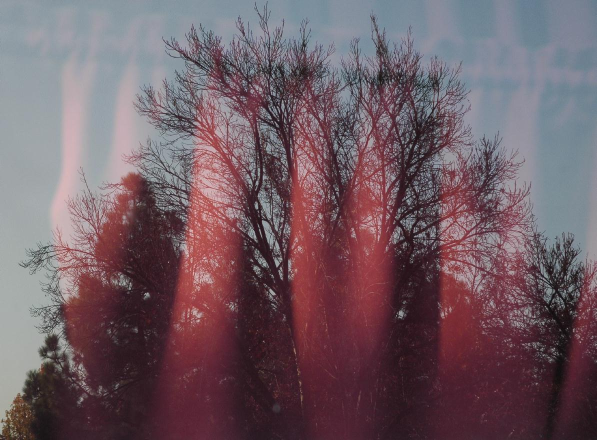
#> input picture figures/tree.jpg, 1193 x 880 px (shown at 1/2 size)
$ python main.py   (older library calls are emulated)
#> lines starting #> are read from the running program, lines starting #| are printed output that depends on the picture
#> further down, img is the input picture: shape (880, 1193, 3); mean B, G, R 100, 91.7, 112.1
### scripts/reflectSuppress.py
"""
Single image reflection suppression via gradient thresholding and solving
PDE using discrete cosine transform(DCT)

Input:
Im      - the input image
h       - the gradient thresholding parameter
epsilon - the epsilon in Eq.(3) in the paper

Output:
T - the dereflected image
"""

import numpy as np
from numpy import sin, cos
from scipy.fftpack import dct, idct
import pywt
import cv2


__author__ = "Thiago Lagges"
__version__ = "1.0.0"


def reflectSuppress(Im, h, epsilon):     # move epsilon out of inputs

#> called with h = 0.066, epsilon = 1e-08
    Y = cv2.normalize(Im, None, alpha=0, beta=1,
                      norm_type=cv2.NORM_MINMAX, dtype=cv2.CV_64F)
    m, n, r = np.shape(Y)
#> m = 880; n = 1193; r = 3
    T = np.zeros((m, n, r))
    Y_Laplacian_2 = np.zeros((m, n, r))

    for dim in range(r):

        GRAD = grad(Y[:, :, dim])
        GRAD_x = GRAD[:, :, 0]
        GRAD_y = GRAD[:, :, 1]

        GRAD_norm = np.sqrt(np.square(GRAD_x) +
                            np.square(GRAD_y))  # element wise
        GRAD_norm_thresh = pywt.threshold(
            GRAD_norm, h, mode='hard', substitute=0)  # gradient thresholding

        ind = (GRAD_norm_thresh == 0)

        GRAD_x[ind] = 0
        GRAD_y[ind] = 0

        GRAD_thresh = np.empty((np.shape(GRAD_x)[0], np.shape(GRAD_x)[1], 2))
        GRAD_thresh[:, :, 0] = GRAD_x
        GRAD_thresh[:, :, 1] = GRAD_y
        # compute L(div(delta_h(Y)))
        Y_Laplacian_2[:, :, dim] = div(grad(div(GRAD_thresh)))
#> this loop made 3 passes
#> pass 1, in reflectSuppress, `GRAD_x = GRAD[:, :, 0]`:
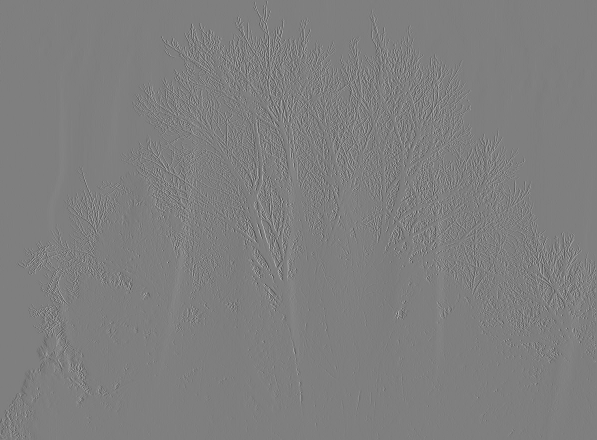
#> GRAD_x: shape (880, 1193) float64 (shown at 1/2 size); min -0.635, max 0.639, mean -0.000167; drawn with min black and max white
#> pass 1, in reflectSuppress, `GRAD_norm = np.sqrt(np.square(GRAD_x) + np.square(GRAD_y))`:
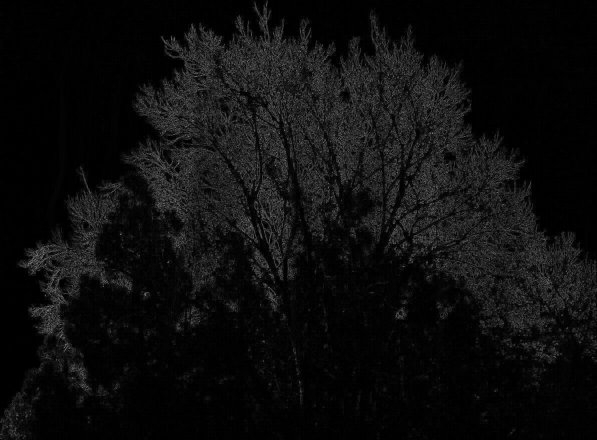
#> GRAD_norm: shape (880, 1193) float64 (shown at 1/2 size); min 0, max 0.793, mean 0.0547

    rhs = Y_Laplacian_2 + epsilon * Y

    for dim in range(r):
        T[:, :, dim] = PoissonDCT_variant(
            rhs[:, :, dim], 1, 0, epsilon)      # solve the PDE using DCT
#> this loop made 3 passes
#> pass 1, in PoissonDCT_variant, `u = idct2(u)`:
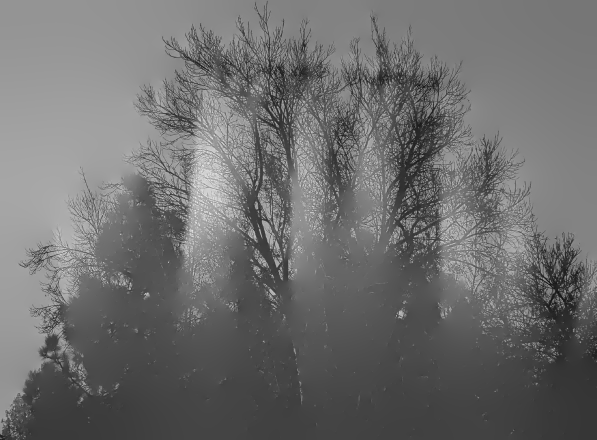
#> u: shape (880, 1193) float64 (shown at 1/2 size); min 0.000846, max 1.01, mean 0.44; drawn with min black and max white
#> after the loop:
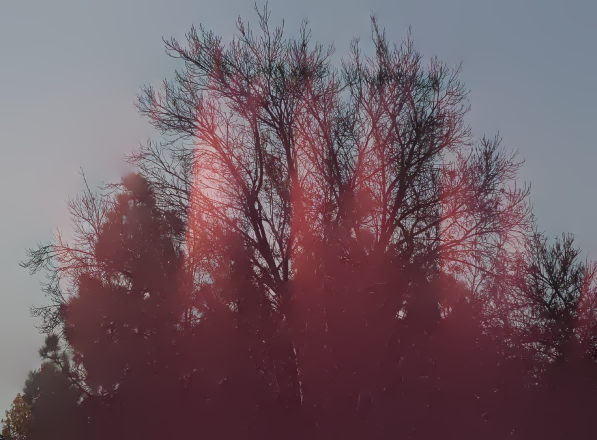
#> T: shape (880, 1193, 3) float64 (shown at 1/2 size); mean R, G, B 0.44, 0.359, 0.392; drawn with min black and max white

    return T


def PoissonDCT_variant(rhs, mu, lambda_, epsilon):
    """
    Solve the equation  (mu*L^2 - lambda_*L + epsilon)*u = rhs via DCT
    where L means Laplacian operator
    """
    M, N = rhs.shape

    k = np.arange(1, M+1)
    l = np.arange(1, N+1)
    k = k.T

    eN = np.ones((1, N))
    eM = np.ones((M, 1))

    k = cos(np.pi/M*(k-1))
    l = cos(np.pi/N*(l-1))

    k = np.kron(k, eN)
    k = k.reshape(M, N)

    l = np.kron(eM, l)
    l = l.reshape(M, N)

    kappa = 2*(k+l-2)

    const = mu * np.square(kappa) - lambda_ * kappa + epsilon

    u = dct2(rhs)
    u = u/const
    u = idct2(u)         # refer to Theorem 1 in the paper

    return u


def grad(A):
    """
    Compute the gradient of a 2D image array
    Input A - 2D image array
    """
    m, n = np.shape(A)
    B = np.zeros((m, n, 2))

    Ar = np.zeros((m, n))
    Ar[:, 0:n-1] = A[:, 1:n]
    Ar[:, n-1] = A[:, n-1]

    Au = np.zeros((m, n))
    Au[0:m-1, :] = A[1:m, :]
    Au[m-1, :] = A[m-1, :]

    B[:, :, 0] = Ar - A
    B[:, :, 1] = Au - A

    return B


def div(A):
    """
    Compute the divergence of gradient
    Input A - matrix of size m*n*2
    A[:,:,1] is the derivative along the x direction
    A[:,:,2] is the derivative along the y direction
    """
    m, n, _ = np.shape(A)
    B = np.zeros((m, n))

    T = A[:, :, 0]
    T1 = np.zeros((m, n))
    T1[:, 1:n] = T[:, 0:n-1]

    B = B + T - T1

    T = A[:, :, 1]
    T1 = np.zeros((m, n))
    T1[1:m, :] = T[0:m-1, :]

    B = B + T - T1

    return B


def dct2(X):
    """
    Discrete cosine transform
    """
    return dct(dct(X.T, norm='ortho').T, norm='ortho')


def idct2(X):
    """
    Inverse discrete cosine transform
    """
    return idct(idct(X.T, norm='ortho').T, norm='ortho')

### scripts/main.py
"""
Single image reflection suppression via gradient thresholding and solving
# PDE using discrete cosine transform(DCT)

# Input:
# Im      - the input image
# h       - the gradient thresholding parameter
# epsilon - the epsilon in Eq.(3) in the paper

# Output:
# T - the dereflected image


# Sample run:
# python main.py
"""

import cv2
from reflectSuppress import reflectSuppress
import numpy as np


__author__ = "Thiago Lagges"
__version__ = "1.0.0"


def show_image(img, title='img', sizex=1280, sizey=720, wait=True, destroy=True):

    cv2.namedWindow(title, cv2.WINDOW_NORMAL)

    if sizex and sizey:
        cv2.resizeWindow(title, sizex, sizey)

    cv2.imshow(title, img)

    if wait:
        cv2.waitKey()
    else:
        cv2.waitKey(1)

    if destroy:
        cv2.destroyAllWindows()


if __name__ == '__main__':

    img_path = '../figures/tree.jpg'

    h = 0.066       # the gradient thresholding parameter
    epsilon = 1e-8  # the epsilon in Eq.(3) in the paper

    img_extension = img_path.split('/')[-1].split('.')[-1]
    img_name = img_path.split('/')[-1].split('.')[-2]

    img = cv2.imread(img_path)
    img = cv2.cvtColor(img, cv2.COLOR_BGR2RGB)
    T = reflectSuppress(img, h, epsilon)

    out_img = cv2.normalize(T, None, alpha=0, beta=255,
                            norm_type=cv2.NORM_MINMAX, dtype=cv2.CV_8U)
    out_img.astype(np.uint8)
    out_img = cv2.cvtColor(out_img, cv2.COLOR_BGR2RGB)

    img = cv2.cvtColor(img, cv2.COLOR_RGB2BGR)

    show_image(img, 'original', wait=False, destroy=False)
    show_image(out_img, 'output')

    cv2.imwrite('../output/'+img_name+'_h'+str(h)+'_eps' +
                str(epsilon)+'.'+img_extension, out_img)

$ run again, with figures/Child_Glass.jpg copied over figures/tree.jpg
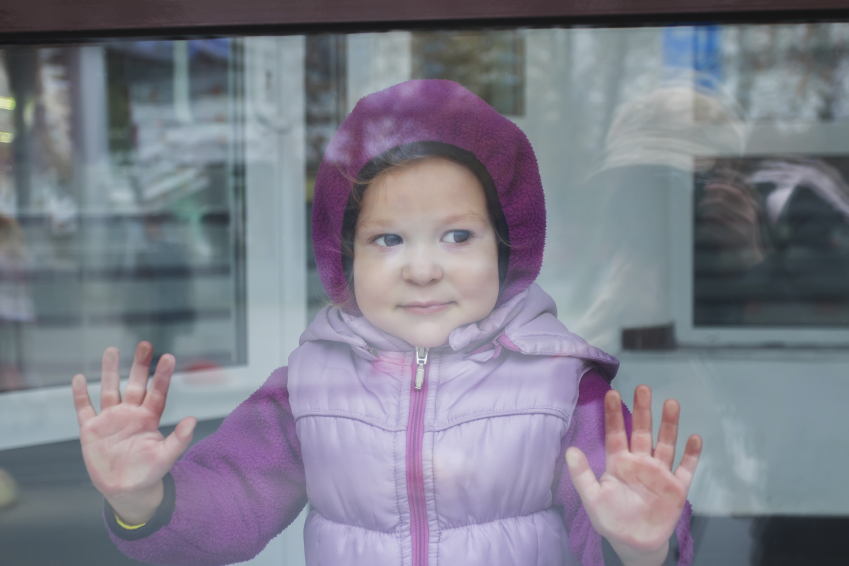
#> input picture figures/Child_Glass.jpg, 1698 x 1131 px (shown at 1/2 size)
#> img is the input picture: shape (1131, 1698, 3); mean B, G, R 137.5, 125.3, 124.8
#> the loop in reflectSuppress, `for dim in range(r):` made 3 passes
#> pass 1, in PoissonDCT_variant, `u = idct2(u)`:
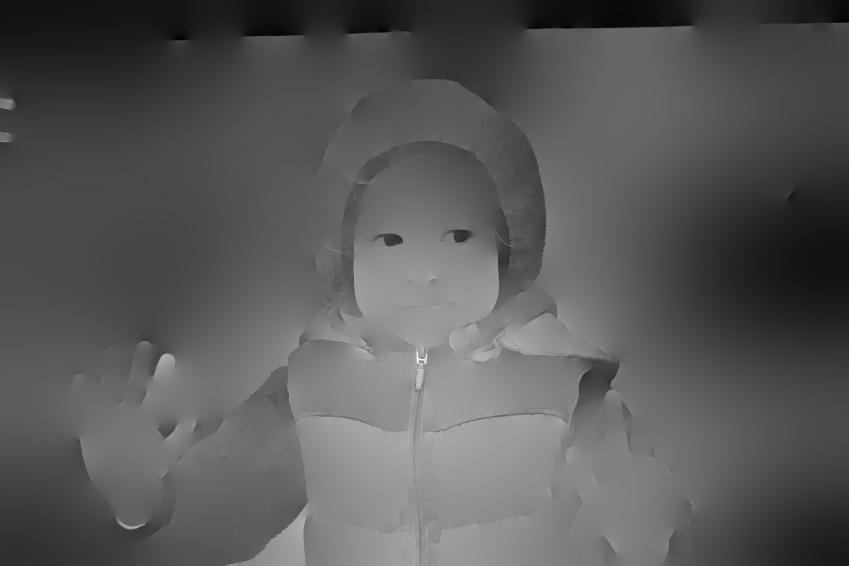
#> u: shape (1131, 1698) float64 (shown at 1/2 size); min 0.156, max 1.07, mean 0.477; drawn with min black and max white
#> after the loop in reflectSuppress, `for dim in range(r):`:
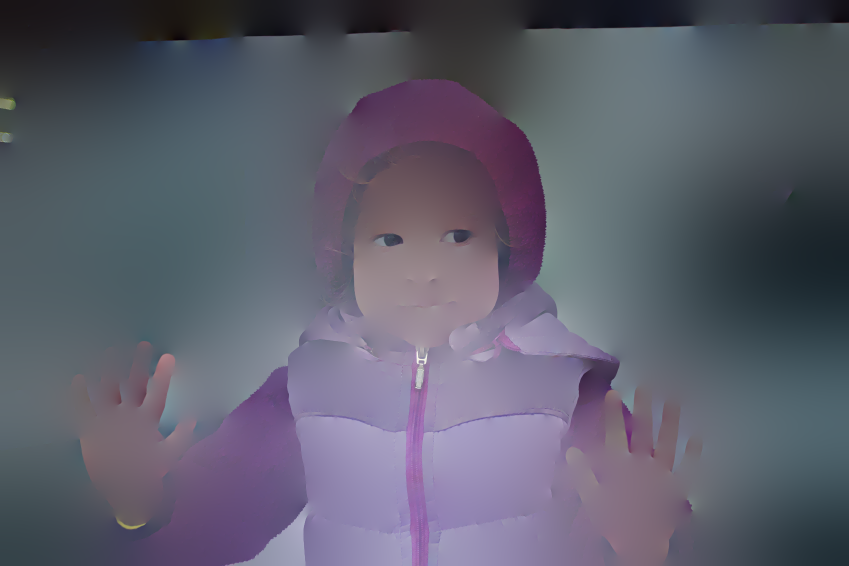
#> T: shape (1131, 1698, 3) float64 (shown at 1/2 size); mean R, G, B 0.477, 0.479, 0.533; drawn with min black and max white

$ run again, with figures/Dog-In-Window.jpg copied over figures/tree.jpg
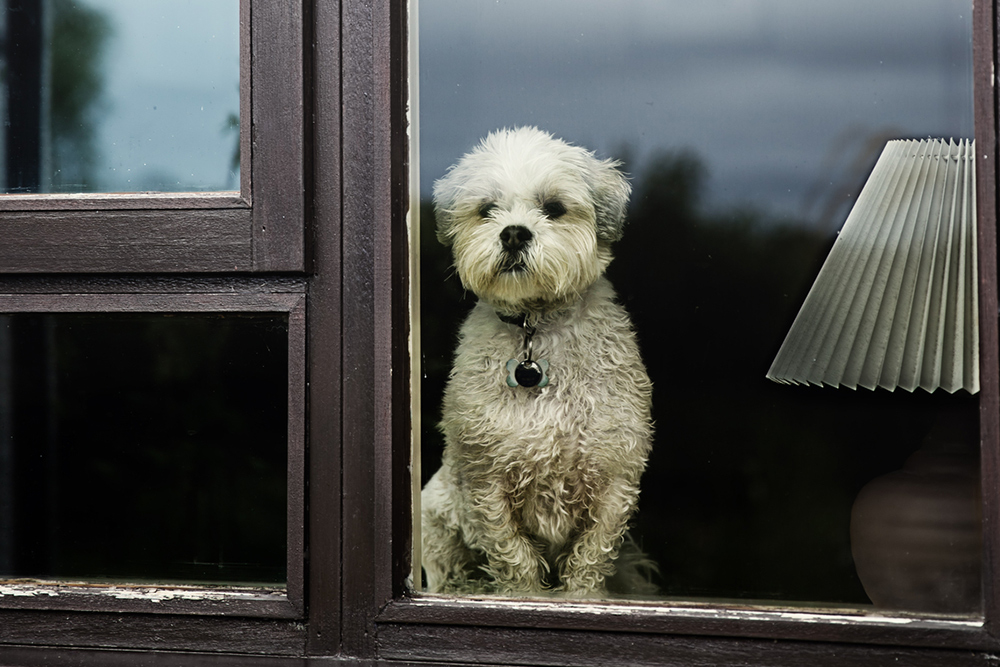
#> input picture figures/Dog-In-Window.jpg, 1000 x 667 px
#> img is the input picture: shape (667, 1000, 3); mean B, G, R 71.8, 74.7, 73.4
#> the loop in reflectSuppress, `for dim in range(r): ` made 3 passes
#> pass 1, in reflectSuppress, `GRAD_norm = np.sqrt(np.square(GRAD_x) + np.square(GRAD_y))`:
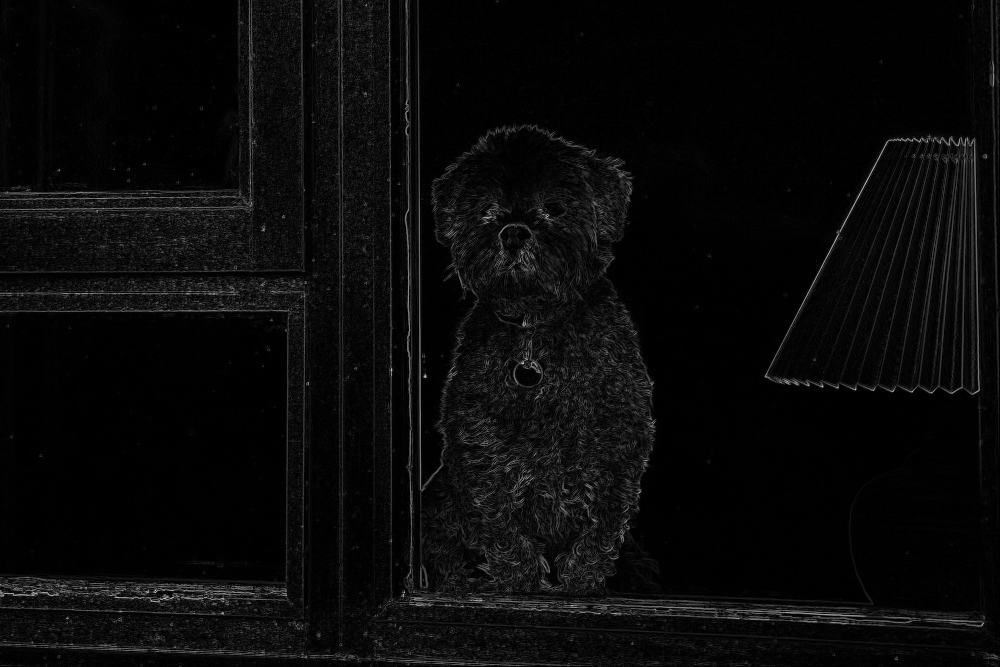
#> GRAD_norm: shape (667, 1000) float64; min 0, max 0.863, mean 0.0388
#> after the loop in reflectSuppress, `for dim in range(r):`:
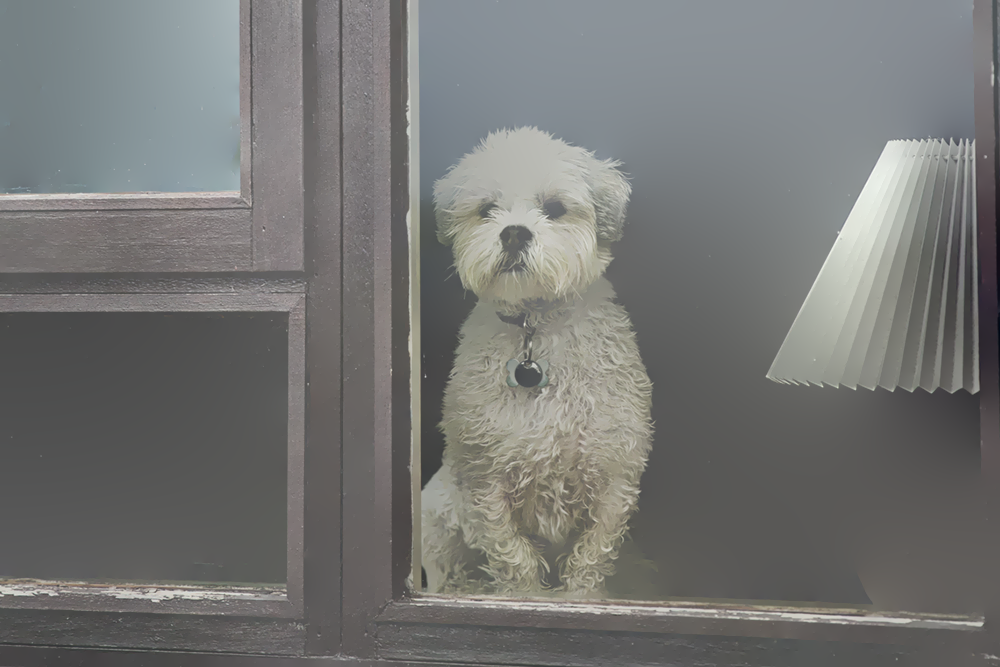
#> T: shape (667, 1000, 3) float64; mean R, G, B 0.288, 0.293, 0.282; drawn with min black and max white
